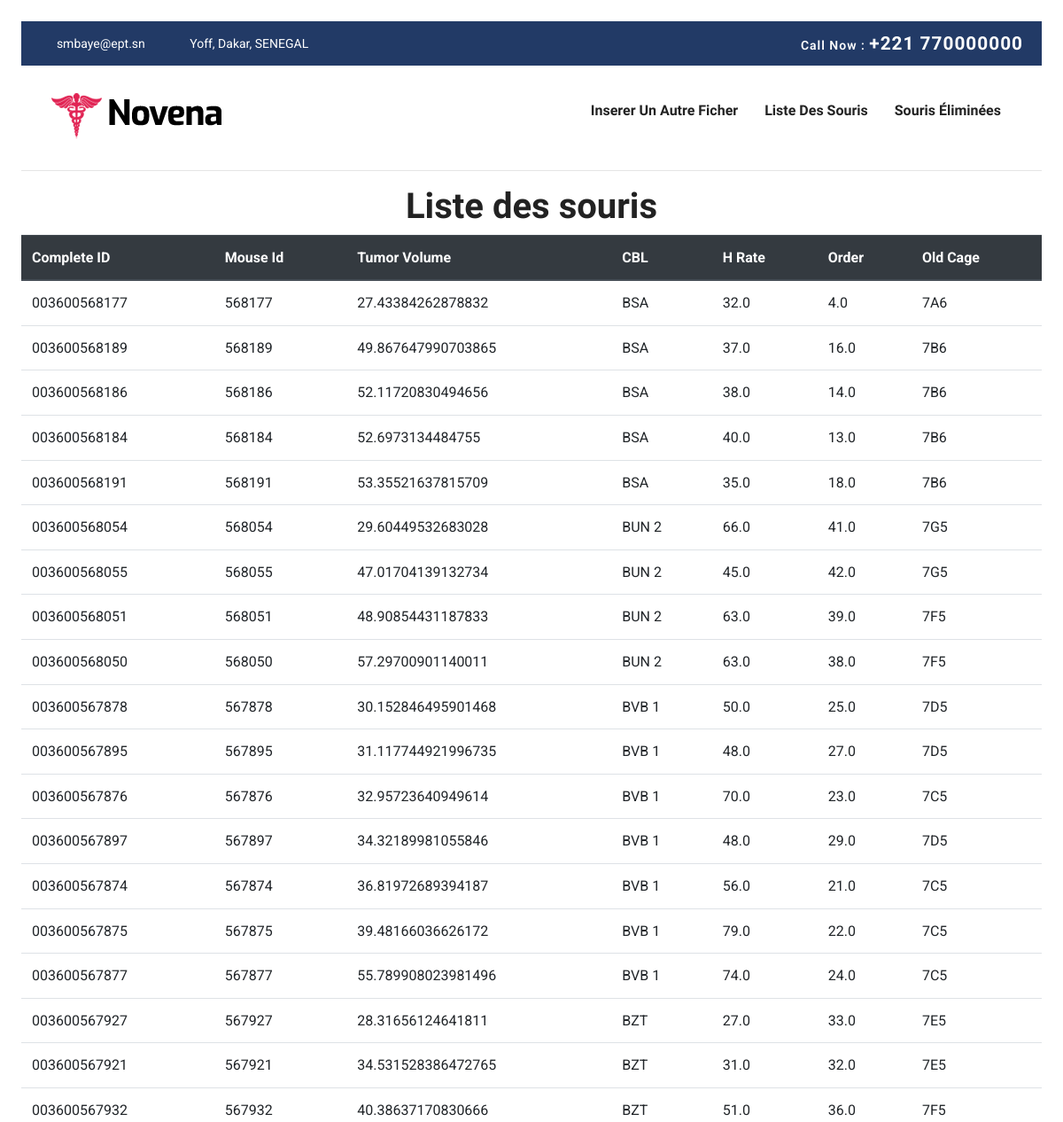
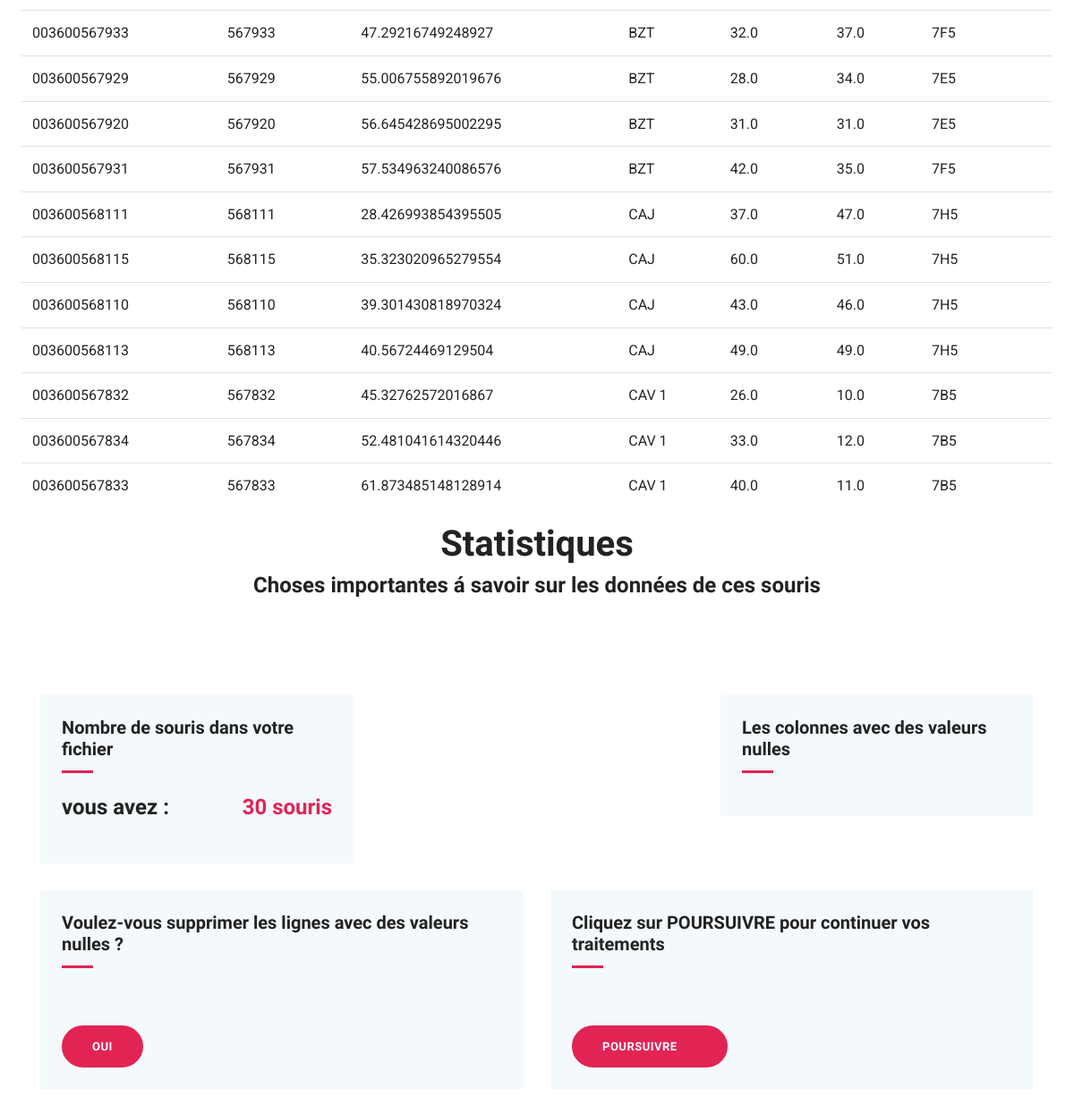
The app's page /display/ with its own data (2 pictures, top to bottom).
### randomisation/models.py (models this page shows, shortened)
class SourisModel(models.Model):
    id = models.CharField(primary_key=True, max_length=5)
    complete_id = models.CharField(max_length=255,null= True,blank=True)
    mouse_id = models.CharField(max_length=255,null= True,blank=True)
    tumor_volume = models.CharField(null= True,max_length=255,blank=True)
    cbl = models.CharField(max_length=5,null= True, blank=True)
    h_rate = models.CharField(max_length=255,null= True,blank=True)
    order = models.CharField(max_length=255,null= True,blank=True)
    old_cage = models.CharField(max_length=255,null= True,blank=True)

### randomisation/views.py (the view)
# urls.py: path('display/', views.display, name = 'display'),
def display(request):
    mouse = SourisModel.objects.all()
    mouse_count = mouse.count()
    null_columns = detect_null_columns('SourisModel')  # Call detect_null_columns with the model name
    count_null_columns = len(null_columns)
    context = {
        "mouse" : mouse,
        "mouse_count": mouse_count,
        "null_columns": null_columns,
        "count_null_columns" : count_null_columns
    }
    if request.method == 'POST':
        delete_rows_with_null()  # Call the function to delete rows with null values
        return redirect('display')
    return render(request, 'randomisation/display.html', context)

### randomisation/views.py (called while the page is built)
def detect_null_columns(table_name):
    model = apps.get_model(app_label='randomisation', model_name=table_name)
    null_columns = []
    for field in model._meta.get_fields():
        if getattr(field, 'null', False) and getattr(field, 'blank', False):
            if model.objects.filter(**{field.name: None}).exists():
                null_columns.append(field.name)
    return null_columns

### randomisation/templates/randomisation/display.html (shortened to what this page needs)
{% extends 'randomisation/main.html' %}
{% block content %}
<div class="col-md-12">
    <div class="block text-center">
      <h1 class="">Liste des souris</h1>
    </div>
</div>
<table class="table">
    <thead class="thead-dark">
      <tr>
        <th scope="col">Complete ID</th>
        <th scope="col">Mouse Id</th>
        <th scope="col">Tumor Volume</th>
        <th scope="col">CBL</th>
        <th scope="col">H Rate</th>
        <th scope="col">Order</th>
        <th scope="col">Old Cage</th>
      </tr>
    </thead>
    <tbody>
        {% for mice in mouse %}
      <tr>
        <td>{{ mice.complete_id }}</td>
        <td>{{ mice.mouse_id }}</td>
        <td>{{ mice.tumor_volume }}</td>
        <td>{{ mice.cbl }}</td>
        <td>{{ mice.h_rate }}</td>
        <td>{{ mice.order }}</td>
        <td>{{ mice.old_cage }}</td>
      </tr>
      {% endfor%}
    </tbody>
</table>
  <div class="col-md-12">
    <div class="block text-center">
      <h1 class="">Statistiques</h1>
      <h3 class="">Choses importantes á savoir sur les données de ces souris</h3>
    </div>
  </div>
<section class="section doctor-skills">
	<div class="container">
		<div class="row">
			<div class="col-lg-4">
				<div class="sidebar-widget  gray-bg p-4">
					<h5 class="mb-4">Nombre de souris dans votre fichier</h5>
					<ul class="list-unstyled lh-35">
					  <li class="d-flex justify-content-between align-items-center">
					    <h3 >vous avez : </h3>
                        <h3 class="text-color-2">{{mouse_count}} souris</h3>
					  </li>
					</ul>
				</div>
			</div>
			<div class="col-lg-4">
			</div>
			<div class="col-lg-4">
				<div class="sidebar-widget  gray-bg p-4">
					<h5 class="mb-4">Les colonnes avec des valeurs nulles</h5>
					</div>
				</div>
			</div>
	</div>
  <div class="container">
		<div class="row">
			<div class="col-lg-6">
              <div class="sidebar-widget  gray-bg p-4">
                <h5 class="mb-4">Voulez-vous supprimer les lignes avec des valeurs nulles ?</h5>
                <form method="post" action="{% url 'display' %}" >
                  <div class="col-lg-14 mt-5">
                      <div class="skill-list">
                          <button class="btn btn-main-2 btn-round-full mt-3"  type="submit">OUI</button>
                      </div>
                  </div>
              </form>
            </div>
      </div>
			<div class="col-lg-6">
          <div class="sidebar-widget  gray-bg p-4">
            <h5 class="mb-4">Cliquez sur POURSUIVRE pour continuer vos traitements</h5>
              <div class="col-lg-14 mt-5">
                  <div class="skill-list">
                        <a class="btn btn-main-2 btn-round-full mt-3"
							          href="{% url 'choice' %}" >POURSUIVRE <i class="icofont-simple-right ml-2  "></i>
                      </a>
                  </div>
              </div>
          </div>
		 </div>
	</div>
	</div>
</section>
{% endblock  %}

### randomisation/templates/randomisation/main.html (shortened to what this page needs)
<!DOCTYPE html>
{% load static %}
<html>
<head>
    <link rel="stylesheet" href="{% static 'plugins/bootstrap/css/bootstrap.min.css' %}" >
    <link rel="stylesheet" href="{% static 'plugins/icofont/icofont.min.css' %}">
    <link rel="stylesheet" href="{% static 'plugins/slick-carousel/slick/slick.css' %}'">
    <link rel="stylesheet" href="{% static 'plugins/slick-carousel/slick/slick-theme.css' %}">
    <link rel="stylesheet" href="{% static 'css/style.css' %}">
</head>
<body>
<header>
	<div class="header-top-bar">
		<div class="container">
			<div class="row align-items-center">
				<div class="col-lg-6">
					<ul class="top-bar-info list-inline-item pl-0 mb-0">
						<li class="list-inline-item"><a href="mailto:support@gmail.com"><i class="icofont-support-faq mr-2"></i>smbaye@ept.sn</a></li>
						<li class="list-inline-item"><i class="icofont-location-pin mr-2"></i>Yoff, Dakar, SENEGAL </li>
					</ul>
				</div>
				<div class="col-lg-6">
					<div class="text-lg-right top-right-bar mt-2 mt-lg-0">
						<a href="tel:+23-345-67890" >
							<span>Call Now : </span>
							<span class="h4">+221 770000000</span>
						</a>
					</div>
				</div>
			</div>
		</div>
	</div>
	<nav class="navbar navbar-expand-lg navigation" id="navbar">
		<div class="container">
		 	 <a class="navbar-brand" href="index.html">
			  	<img src="{% static 'images/logo.png' %}" alt="" class="img-fluid">
			  </a>
		  <div class="collapse navbar-collapse" id="navbarmain">
			<ul class="navbar-nav ml-auto">
			  <li class="nav-item active">
				<a class="nav-link" href="{% url 'home' %}">Inserer un autre ficher</a>
			  </li>
			   <li class="nav-item"><a class="nav-link" href="{% url 'display' %}">Liste des souris</a></li>
			    <li class="nav-item"><a class="nav-link" href="{% url 'deleted_souris' %}">Souris éliminées</a></li>
			</ul>
		  </div>
		</div>
	</nav>
</header>
    <hr>
    {% block content %}
    {% endblock %}
</body>
</html>

### static/css/style.css (style rules this page uses)
html { overflow-x: hidden; }
:root { --colorPrimaryNormal: #00b3bb; --colorPrimaryDark: #00979f; --colorPrimaryGlare: #00cdd7; --colorPrimaryHalf: #80d9dd; --colorPrimaryQuarter: #bfecee; --colorPrimaryEighth: #dff5f7; --colorPrimaryPale: #f3f5f7; --colorPrimarySeparator: #f3f5f7; --colorPrimaryOutline: #dff5f7; --colorButtonNormal: #00b3bb; --colorButtonHover: #00cdd7; --colorLinkNormal: #00979f; --colorLinkHover: #00cdd7; }
body { margin: 24px; }
body { line-height: 1.6; font-family: "Roboto", sans-serif; -webkit-font-smoothing: antialiased; font-size: 16px; color: #6F8BA4; font-weight: 400; }
h1, .h1, h2, .h2, h3, .h3, h4, .h4, h5, .h5, h6, .h6 { font-family: "Exo", sans-serif; font-weight: 700; color: #222; }
h1, .h1 { font-size: 2.5rem; }
h3, .h3 { font-size: 1.5rem; }
h4, .h4 { font-size: 1.3rem; line-height: 30px; }
h5, .h5 { font-size: 1.25rem; }
.btn { display: inline-block; font-size: 14px; font-size: 0.8125rem; font-weight: 700; letter-spacing: .5px; padding: .75rem 2rem; font-family: "Exo", sans-serif; text-transform: uppercase; border-radius: 5px; border: 2px solid transparent; transition: all .35s ease; }
.btn-main-2 { background: #e12454; color: #fff; border-color: #e12454; }
.btn-round-full { border-radius: 50px; }
.section { padding: 100px 0; }
a { color: #222; text-decoration: none; transition: all .35s ease; }
.gray-bg { background: #f4f9fc; }
#navbarmain { padding: 20px 0px; }
#navbarmain .nav-link { font-weight: 600; padding: 10px 15px; color: #222; font-family: "Exo", sans-serif; text-transform: capitalize; font-size: 16px; transition: all .25s ease; }
.navbar-brand { margin-top: 10px; }
.header-top-bar { background: #223a66; font-size: 14px; padding: 10px 0px; box-shadow: 0 1px 2px rgba(0, 0, 0, 0.05); color: #fff; }
.top-bar-info li a { color: #fff; margin-right: 20px; }
.top-right-bar a span { color: #fff; font-weight: 600; letter-spacing: 1px; }
.text-color-2 { color: #e12454; }
.lh-35 { line-height: 35px; }
.sidebar-widget { margin-bottom: 30px; padding-bottom: 35px; }
.sidebar-widget h5 { margin-bottom: 30px; position: relative; padding-bottom: 15px; }
.sidebar-widget h5:before { position: absolute; content: ""; left: 0px; bottom: 0px; width: 35px; height: 3px; background: #e12454; }

### records on screen
SourisModel: complete_id "003600568177", mouse_id "568177", tumor_volume "27.43384262878832", cbl "BSA", h_rate "32.0", order "4.0", old_cage "7A6"
SourisModel: complete_id "003600568189", mouse_id "568189", tumor_volume "49.867647990703865", cbl "BSA", h_rate "37.0", order "16.0", old_cage "7B6"
SourisModel: complete_id "003600568186", mouse_id "568186", tumor_volume "52.11720830494656", cbl "BSA", h_rate "38.0", order "14.0", old_cage "7B6"
SourisModel: complete_id "003600568184", mouse_id "568184", tumor_volume "52.6973134484755", cbl "BSA", h_rate "40.0", order "13.0", old_cage "7B6"
SourisModel: complete_id "003600568191", mouse_id "568191", tumor_volume "53.35521637815709", cbl "BSA", h_rate "35.0", order "18.0", old_cage "7B6"
SourisModel: complete_id "003600568054", mouse_id "568054", tumor_volume "29.60449532683028", cbl "BUN 2", h_rate "66.0", order "41.0", old_cage "7G5"
SourisModel: complete_id "003600568055", mouse_id "568055", tumor_volume "47.01704139132734", cbl "BUN 2", h_rate "45.0", order "42.0", old_cage "7G5"
SourisModel: complete_id "003600568051", mouse_id "568051", tumor_volume "48.90854431187833", cbl "BUN 2", h_rate "63.0", order "39.0", old_cage "7F5"
SourisModel: complete_id "003600568050", mouse_id "568050", tumor_volume "57.29700901140011", cbl "BUN 2", h_rate "63.0", order "38.0", old_cage "7F5"
SourisModel: complete_id "003600567878", mouse_id "567878", tumor_volume "30.152846495901468", cbl "BVB 1", h_rate "50.0", order "25.0", old_cage "7D5"
SourisModel: complete_id "003600567895", mouse_id "567895", tumor_volume "31.117744921996735", cbl "BVB 1", h_rate "48.0", order "27.0", old_cage "7D5"
SourisModel: complete_id "003600567876", mouse_id "567876", tumor_volume "32.95723640949614", cbl "BVB 1", h_rate "70.0", order "23.0", old_cage "7C5"
SourisModel: complete_id "003600567897", mouse_id "567897", tumor_volume "34.32189981055846", cbl "BVB 1", h_rate "48.0", order "29.0", old_cage "7D5"
SourisModel: complete_id "003600567874", mouse_id "567874", tumor_volume "36.81972689394187", cbl "BVB 1", h_rate "56.0", order "21.0", old_cage "7C5"
SourisModel: complete_id "003600567875", mouse_id "567875", tumor_volume "39.48166036626172", cbl "BVB 1", h_rate "79.0", order "22.0", old_cage "7C5"
SourisModel: complete_id "003600567877", mouse_id "567877", tumor_volume "55.789908023981496", cbl "BVB 1", h_rate "74.0", order "24.0", old_cage "7C5"
SourisModel: complete_id "003600567927", mouse_id "567927", tumor_volume "28.31656124641811", cbl "BZT", h_rate "27.0", order "33.0", old_cage "7E5"
SourisModel: complete_id "003600567921", mouse_id "567921", tumor_volume "34.531528386472765", cbl "BZT", h_rate "31.0", order "32.0", old_cage "7E5"
SourisModel: complete_id "003600567932", mouse_id "567932", tumor_volume "40.38637170830666", cbl "BZT", h_rate "51.0", order "36.0", old_cage "7F5"
SourisModel: complete_id "003600567933", mouse_id "567933", tumor_volume "47.29216749248927", cbl "BZT", h_rate "32.0", order "37.0", old_cage "7F5"
SourisModel: complete_id "003600567929", mouse_id "567929", tumor_volume "55.006755892019676", cbl "BZT", h_rate "28.0", order "34.0", old_cage "7E5"
SourisModel: complete_id "003600567920", mouse_id "567920", tumor_volume "56.645428695002295", cbl "BZT", h_rate "31.0", order "31.0", old_cage "7E5"
SourisModel: complete_id "003600567931", mouse_id "567931", tumor_volume "57.534963240086576", cbl "BZT", h_rate "42.0", order "35.0", old_cage "7F5"
SourisModel: complete_id "003600568111", mouse_id "568111", tumor_volume "28.426993854395505", cbl "CAJ", h_rate "37.0", order "47.0", old_cage "7H5"
SourisModel: complete_id "003600568115", mouse_id "568115", tumor_volume "35.323020965279554", cbl "CAJ", h_rate "60.0", order "51.0", old_cage "7H5"
SourisModel: complete_id "003600568110", mouse_id "568110", tumor_volume "39.301430818970324", cbl "CAJ", h_rate "43.0", order "46.0", old_cage "7H5"
SourisModel: complete_id "003600568113", mouse_id "568113", tumor_volume "40.56724469129504", cbl "CAJ", h_rate "49.0", order "49.0", old_cage "7H5"
SourisModel: complete_id "003600567832", mouse_id "567832", tumor_volume "45.32762572016867", cbl "CAV 1", h_rate "26.0", order "10.0", old_cage "7B5"
SourisModel: complete_id "003600567834", mouse_id "567834", tumor_volume "52.481041614320446", cbl "CAV 1", h_rate "33.0", order "12.0", old_cage "7B5"
SourisModel: complete_id "003600567833", mouse_id "567833", tumor_volume "61.873485148128914", cbl "CAV 1", h_rate "40.0", order "11.0", old_cage "7B5"

### other values on screen
{{ mouse_count }} "30"
